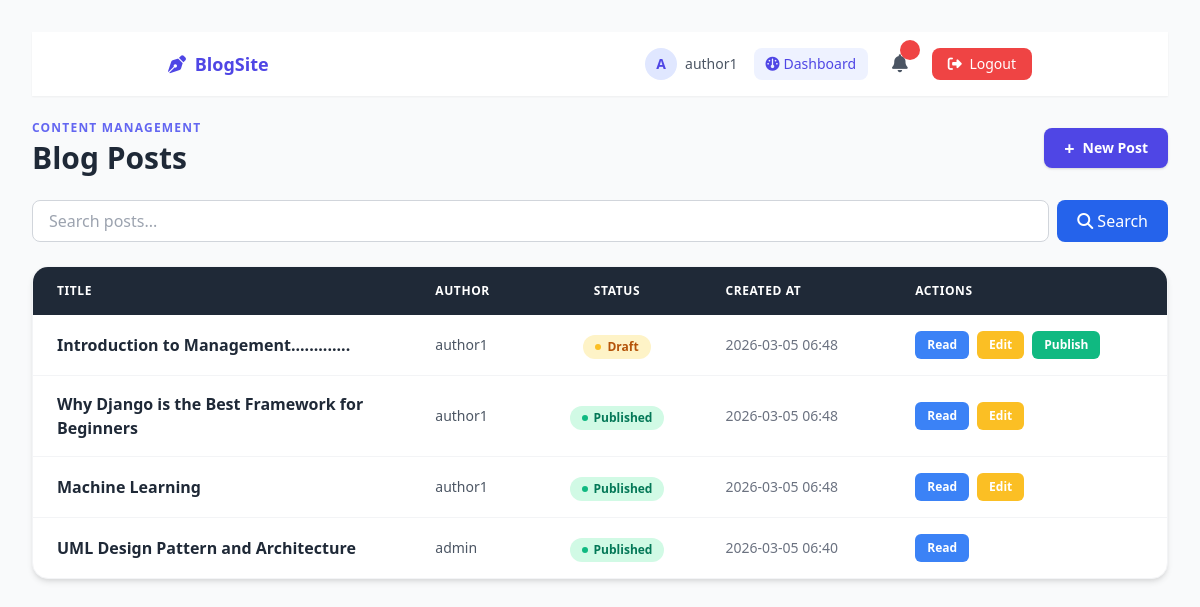
Before: /posts/read/?search=&page=2 (signed in) with the older database file.
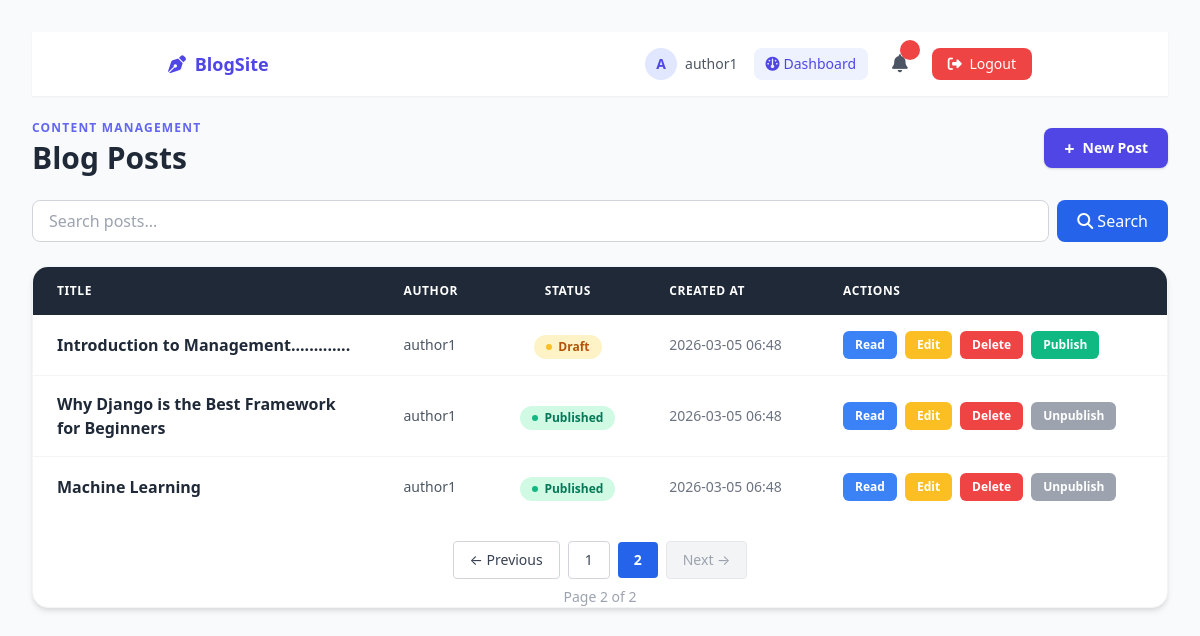
After: the same page with the newer database file.
### posts/models.py (models this page shows, shortened)
class Post(models.Model):
    STATUS_CHOICES = [
        ('Draft', 'Draft'),
        ('Published', 'Published'),
    ]
    topic = models.CharField(max_length = 170)
    article = models.TextField()
    author = models.ForeignKey(settings.AUTH_USER_MODEL, on_delete = models.CASCADE)
    status = models.CharField(max_length = 10, choices= STATUS_CHOICES, default = 'Draft')
    slug = models.SlugField(max_length = 200, unique = True , blank = True)
    created_at = models.DateTimeField(auto_now_add = True)
    updated_at = models.DateTimeField(auto_now = True)

### users/models.py (models this page shows)
class CustomUser(AbstractUser):
    is_approved = models.BooleanField(default = False)
    is_author = models.BooleanField(default = False)

### posts/views.py (the view)
# urls.py: path("read/", PostListView.as_view(), name="post_list"),
class PostListView(LoginRequiredMixin, View):
    template_name = "posts/post_list.html"
    def get(self, request):
        posts = get_posts_for_users(request.user)
        search_query = request.GET.get('search', '')
        if search_query:
            posts = posts.filter(
                Q(topic__icontains=search_query) |
                Q(article__icontains=search_query)
            ).distinct()
        paginator = Paginator(posts, 5)
        page_number = request.GET.get('page')
        page_obj = paginator.get_page(page_number)
        notifications = Notification.objects.filter(
            user=request.user
        ).order_by('-created_at')
        return render(request, self.template_name, {
            'posts'        : page_obj,
            'page_obj'     : page_obj,
            'search_query' : search_query,
            'notifications': notifications,
        })

### posts/views.py (called while the page is built)
def get_posts_for_users(user):
    if user.is_authenticated and user.is_staff:
        return Post.objects.all().order_by('-created_at')
    elif user.is_authenticated and user.is_author:
        return Post.objects.filter(
            Q(author=user) | Q(status='Published')
        ).distinct().order_by('-created_at')
    else:
        return Post.objects.filter(status='Published').order_by('-created_at')

### posts/templates/posts/post_list.html (shortened to what the changed rows need)
<!DOCTYPE html>
<html lang="en">
<head>
    <link rel="stylesheet" href="https://cdn.jsdelivr.net/npm/tailwindcss@2.2.19/dist/tailwind.min.css">
    <link rel="stylesheet" href="https://cdnjs.cloudflare.com/ajax/libs/font-awesome/6.5.0/css/all.min.css">
</head>
<body class="bg-gray-50 min-h-screen p-8">
<div class="max-w-6xl mx-auto">
    <div class="flex items-center justify-between mb-6">
        <div>
            <h2 class="text-3xl font-extrabold text-gray-800">Blog Posts</h2>
        </div>
    </div>
    <div class="bg-white rounded-2xl shadow-md overflow-hidden border border-gray-100">
        <table class="min-w-full">
            <thead>
                <tr class="bg-gray-800 text-white text-xs uppercase tracking-wider">
                    <th class="px-6 py-4 text-left font-semibold">Title</th>
                    <th class="px-6 py-4 text-left font-semibold">Author</th>
                    <th class="px-6 py-4 text-center font-semibold">Status</th>
                    <th class="px-6 py-4 text-left font-semibold">Created At</th>
                    <th class="px-6 py-4 text-left font-semibold">Actions</th>
                </tr>
            </thead>
            <tbody class="divide-y divide-gray-100">
                {% for post in posts %}
                <tr class="hover:bg-indigo-50 transition">
                    <td class="px-6 py-4 font-semibold text-gray-800 max-w-xs">{{ post.topic }}</td>
                    <td class="px-6 py-4 text-gray-600 text-sm">{{ post.author.username }}</td>
                    <td class="px-6 py-4 text-center">
                        {% if post.status == 'Published' %}
                            <span class="inline-flex items-center gap-1.5 bg-green-100 text-green-700 text-xs font-bold px-3 py-1 rounded-full">
                                <span class="w-1.5 h-1.5 bg-green-500 rounded-full"></span> Published
                            </span>
                        {% else %}
                            <span class="inline-flex items-center gap-1.5 bg-yellow-100 text-yellow-700 text-xs font-bold px-3 py-1 rounded-full">
                                <span class="w-1.5 h-1.5 bg-yellow-400 rounded-full"></span> Draft
                            </span>
                        {% endif %}
                    </td>
                    <td class="px-6 py-4 text-sm text-gray-500 whitespace-nowrap">{{ post.created_at|date:"Y-m-d H:i" }}</td>
                    <td class="px-6 py-4">
                        <div class="flex flex-wrap items-center gap-2">
                            <a href="{% url 'post_detail' post.slug %}" class="bg-blue-500 hover:bg-blue-600 text-white text-xs font-semibold px-3 py-1.5 rounded-md transition">Read</a>
                            {% if request.user == post.author or request.user.is_staff %}
                                <a href="{% url 'post_update' post.slug %}" class="bg-yellow-400 hover:bg-yellow-500 text-white text-xs font-semibold px-3 py-1.5 rounded-md transition">Edit</a>
                            {% endif %}
                            {% if request.user.is_staff %}
                                <a href="{% url 'post_delete' post.slug %}" class="bg-red-500 hover:bg-red-600 text-white text-xs font-semibold px-3 py-1.5 rounded-md transition">Delete</a>
                            {% endif %}
                            {% if post.status == 'Draft' %}
                                {% if request.user == post.author or request.user.is_staff %}
                                    <form method="POST" action="{% url 'post_publish' post.slug %}" class="inline">
                                        <button type="submit" class="bg-green-500 hover:bg-green-600 text-white text-xs font-semibold px-3 py-1.5 rounded-md transition">Publish</button>
                                    </form>
                                {% endif %}
                            {% elif post.status == 'Published' %}
                                {% if request.user.is_staff %}
                                    <form method="POST" action="{% url 'post_unpublish' post.slug %}" class="inline">
                                        <button type="submit" class="bg-gray-400 hover:bg-gray-500 text-white text-xs font-semibold px-3 py-1.5 rounded-md transition">Unpublish</button>
                                    </form>
                                {% endif %}
                            {% endif %}
                        </div>
                    </td>
                </tr>
                {% endfor %}
            </tbody>
        </table>
        {% include "posts/pagination.html" %}
    </div>
</div>
</body>
</html>

Changed rows visible on the page:
removed Post: topic "UML Design Pattern and Architecture", author.username "admin", status "Published" (drawn), created_at "2026-03-05 06:40"
changed CustomUser "author1": is_staff False → True (drawn)
changed Post "Introduction to Management.............": now shows "Delete"
changed Post "Why Django is the Best Framework for Beginners": now shows "Delete Unpublish"
changed Post "Machine Learning": now shows "Delete Unpublish"
Other visible differences:
{{ page_obj.number }}: (not shown) → "2"
{{ page_obj.paginator.num_pages }}: (not shown) → "2"
text now shown: "← Previous Next → Page of"
new list line: "1"
new list line: "2"
